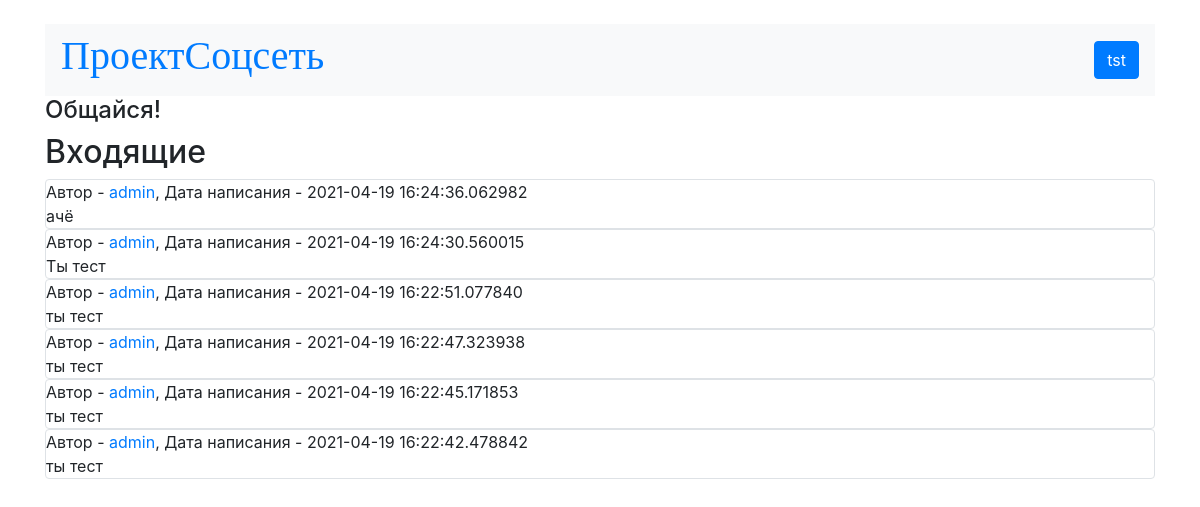
/msg/2 (signed in), run on the app's committed database.
### data/users.py (models this page shows, shortened)
class User(SqlAlchemyBase):
    __tablename__ = 'users'
    id = sqlalchemy.Column(sqlalchemy.Integer,
                           primary_key=True, autoincrement=True)
    name = sqlalchemy.Column(sqlalchemy.String, nullable=True)
    birth = sqlalchemy.Column(sqlalchemy.Integer, nullable=True)
    friends = sqlalchemy.Column(sqlalchemy.String, nullable=True)
    posts = sqlalchemy.Column(sqlalchemy.String, nullable=True)
    phone = sqlalchemy.Column(sqlalchemy.String, nullable=True)
    email = sqlalchemy.Column(sqlalchemy.String,
                              index=True, unique=True, nullable=True)
    about = sqlalchemy.Column(sqlalchemy.String, nullable=True)
    hashed_password = sqlalchemy.Column(sqlalchemy.String, nullable=True)
    register_date = sqlalchemy.Column(sqlalchemy.DateTime,
                                      default=datetime.datetime.now)
    online_date = sqlalchemy.Column(sqlalchemy.DateTime,
                                      default=datetime.datetime.now)

### data/messages.py (models this page shows)
class Message(SqlAlchemyBase):
    __tablename__ = 'messages'
    id = sqlalchemy.Column(sqlalchemy.Integer,
                           primary_key=True, autoincrement=True)
    content = sqlalchemy.Column(sqlalchemy.String, nullable=True)
    created_date = sqlalchemy.Column(sqlalchemy.DateTime,
                                     default=datetime.datetime.now)
    author = sqlalchemy.Column(sqlalchemy.Integer,
                                    sqlalchemy.ForeignKey("users.id"))
    reciever = sqlalchemy.Column(sqlalchemy.Integer)
    user = orm.relation('User')

### PythonApplication7.py (the view, shortened to what this page needs)
@app.route('/msg/<int:id>', methods=['GET', 'POST'])
def mess(id):
    db_sess = db_session.create_session()
    form = MessageForm()
    if session.get('user_id', -1) == -1:
        return redirect('/login')
    elif not db_sess.query(User).filter(User.id == id).first():
        return '''user not registred </br><a href="/">mainpage<a>'''
    elif id == session.get('user_id'):
        msg = db_sess.query(Message).filter(Message.reciever == id).all()
        title='Входящие'
    if session.get('user_id', -1) != -1:
        username = db_sess.query(User).filter(User.id == session.get('user_id')).first().name
    else:
        username = 'pass'
    print(session.get('user_id'))
    return render_template("messages.html",title=title,id=id, form=form, msg=msg, username=username).replace('&lt;', '<').replace('&gt;', '>')

### data/db_session.py (called while the page is built)
def create_session() -> Session:
    global __factory
    return __factory()

### templates/messages.html (shortened to what this page needs)
{% extends "base.html" %}
{% block content %}
<h2>{{title}}</h2>
{% for t in msg[::-1] %}
<div class="col-md6 border rounded">
    <div>
        Автор - <a href="/user/{{t.author}}">{{t.user.name}}</a>, Дата написания - {{t.created_date}}
    </div>
    <div>
        {{t.content}}
    </div>
</div>
{% endfor %}
{% endblock %}

### templates/base.html (shortened to what this page needs)
﻿<!doctype html>
<html lang="en">
<head>
    <link rel="stylesheet"
          href="https://stackpath.bootstrapcdn.com/bootstrap/4.4.1/css/bootstrap.min.css"
>
</head>
<body>
    <main role="main" class="container">
        <nav class="navbar navbar-light bg-light">
            <h1 >
                <font face="TimesNewRoman"><a href="/">ПроектСоцсеть</a></font>
            </h1>
            {% if session.get('user_id', -1) != -1 %}
                <a class="btn btn-primary " href="/logout">{{ username }}</a>
            {% else %}
                <p>
                    <a class="btn btn-primary " href="/register">Зарегистрироваться</a>
                    <a class="btn btn-success" href="/login">Войти</a>
                </p>
            {% endif %}
        </nav>
        <h4>Общайся!</h4>
        {% block content %}{% endblock %}
    </main>
</body>
</html>

### data on the page
User: name "tst"
Message: user.name "admin", created_date "2021-04-19 16:24:36.062982", content "ачё"
Message: user.name "admin", created_date "2021-04-19 16:24:30.560015", content "Ты тест"
Message: user.name "admin", created_date "2021-04-19 16:22:51.077840", content "ты тест"
Message: user.name "admin", created_date "2021-04-19 16:22:47.323938", content "ты тест"
Message: user.name "admin", created_date "2021-04-19 16:22:45.171853", content "ты тест"
Message: user.name "admin", created_date "2021-04-19 16:22:42.478842", content "ты тест"

### other printed values
{{ title }} "Входящие"
